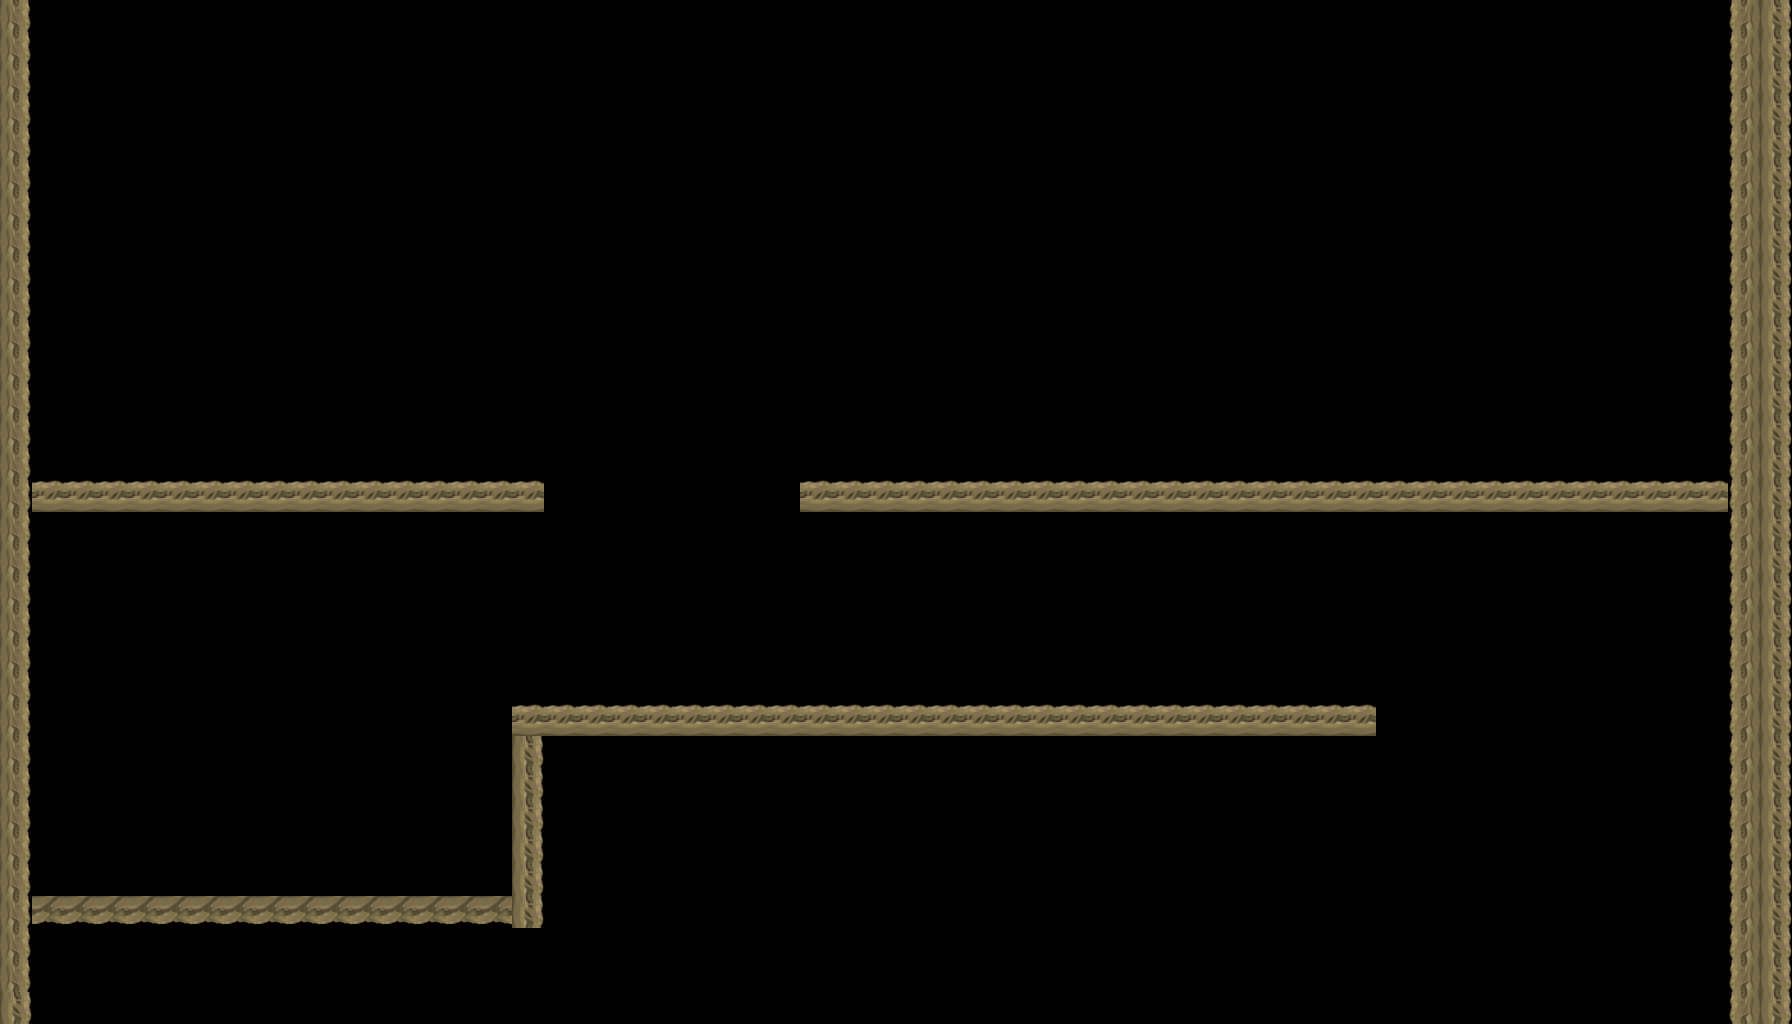

The image is a tile-based game level rendered from a .tmx file. Its description and source (layers, tilesets, objects; grid data summarised) follow:
An orthogonal 56x32 tile map with 32x32 px tiles, 1 tile layer (Tile Layer 2), 1 hidden layer not drawn, 3 tilesets and 17 objects.

<map version="1.0" orientation="orthogonal" renderorder="right-down" width="56" height="32" tilewidth="32" tileheight="32" nextobjectid="1">
 <properties>
  <property name="unity:scale" value="0.01" />
 </properties>
 <tileset firstgid="1" name="tilemap" tilewidth="32" tileheight="32">
  <image source="../../Resources/2DAssets/Documents/ISART Projets/GameWeek2015/assets level1/tilemap.png" width="320" height="64" />
  <tile id="6">
   <objectgroup draworder="index">
    <object id="0" x="0" y="0" width="32.0625" height="32.0625" />
   </objectgroup>
  </tile>
  <tile id="7">
   <objectgroup draworder="index">
    <object id="0" x="0" y="0" width="32.0625" height="32.0625" />
   </objectgroup>
  </tile>
  <tile id="8">
   <objectgroup draworder="index">
    <object id="0" x="0" y="0" width="32.0625" height="32.125" />
   </objectgroup>
  </tile>
  <tile id="9">
   <objectgroup draworder="index">
    <object id="0" x="0" y="0.0625" width="32.0625" height="32" />
   </objectgroup>
  </tile>
  <tile id="10">
   <objectgroup draworder="index">
    <object id="0" x="0" y="0" width="9.65217" height="32.0435" />
   </objectgroup>
  </tile>
  <tile id="11">
   <objectgroup draworder="index">
    <object id="0" x="18.8696" y="0" width="13.1739" height="32" />
   </objectgroup>
  </tile>
  <tile id="12">
   <objectgroup draworder="index">
    <object id="0" x="0" y="-0.0869565" width="32.087" height="32.1739" />
   </objectgroup>
  </tile>
  <tile id="13">
   <objectgroup draworder="index">
    <object id="0" x="-0.0869565" y="-0.130435" width="32.1739" height="32.2174" />
   </objectgroup>
  </tile>
  <tile id="14">
   <objectgroup draworder="index">
    <object id="0" x="-0.0869565" y="-0.0434783" width="32.1304" height="32.087" />
   </objectgroup>
  </tile>
  <tile id="15">
   <objectgroup draworder="index">
    <object id="0" x="0" y="-0.0434783" width="32" height="32.0435" />
   </objectgroup>
  </tile>
  <tile id="16">
   <objectgroup draworder="index">
    <object id="0" x="38.375" y="16.3125" height="0.0625" />
    <object id="0" x="0" y="0" width="32.087" height="32.0435" />
   </objectgroup>
  </tile>
  <tile id="17">
   <objectgroup draworder="index">
    <object id="0" x="0" y="0" width="32.125" height="32" />
   </objectgroup>
  </tile>
  <tile id="18">
   <objectgroup draworder="index">
    <object id="0" x="0" y="0" width="32.0625" height="32.0625" />
   </objectgroup>
  </tile>
  <tile id="19">
   <objectgroup draworder="index">
    <object id="0" x="0" y="0" width="32.0625" height="32.0625" />
   </objectgroup>
  </tile>
 </tileset>
 <tileset firstgid="21" name="dur haut bordure copy" tilewidth="32" tileheight="32">
  <image source="../../Resources/2DAssets/Documents/ISART Projets/GameWeek2015/assets level1/dur haut bordure copy.png" width="32" height="32" />
  <tile id="0">
   <objectgroup draworder="index">
    <object id="0" x="0" y="0" width="32.125" height="32.125" />
   </objectgroup>
  </tile>
 </tileset>
 <tileset firstgid="22" name="dur haut borduresplit" tilewidth="32" tileheight="32">
  <image source="../../Resources/2DAssets/Documents/ISART Projets/GameWeek2015/assets level1/dur haut borduresplit.png" width="32" height="32" />
  <tile id="0">
   <objectgroup draworder="index">
    <object id="0" x="0" y="0" width="32.0625" height="32.0625" />
   </objectgroup>
  </tile>
 </tileset>
 <layer name="Tile Layer 1" width="56" height="32" visible="0">
  <data>[1792 cells, 406 non-empty, 12 distinct tile ids]</data>
 </layer>
 <layer name="Tile Layer 2" width="56" height="32">
  <data>[1792 cells, 189 non-empty, 5 distinct tile ids]</data>
 </layer>
</map>